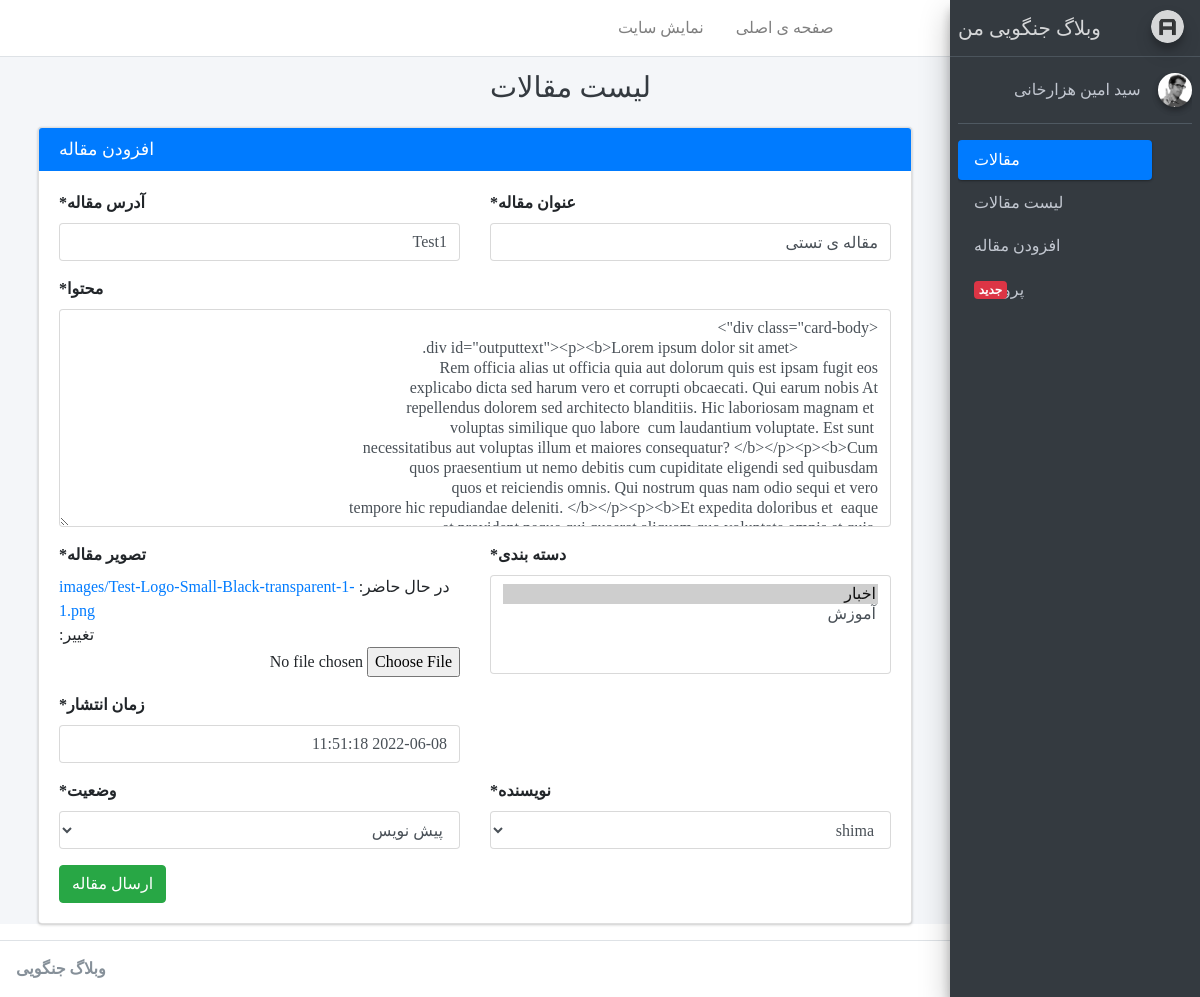
The app's page /account/article/update/7 (signed in), older data.
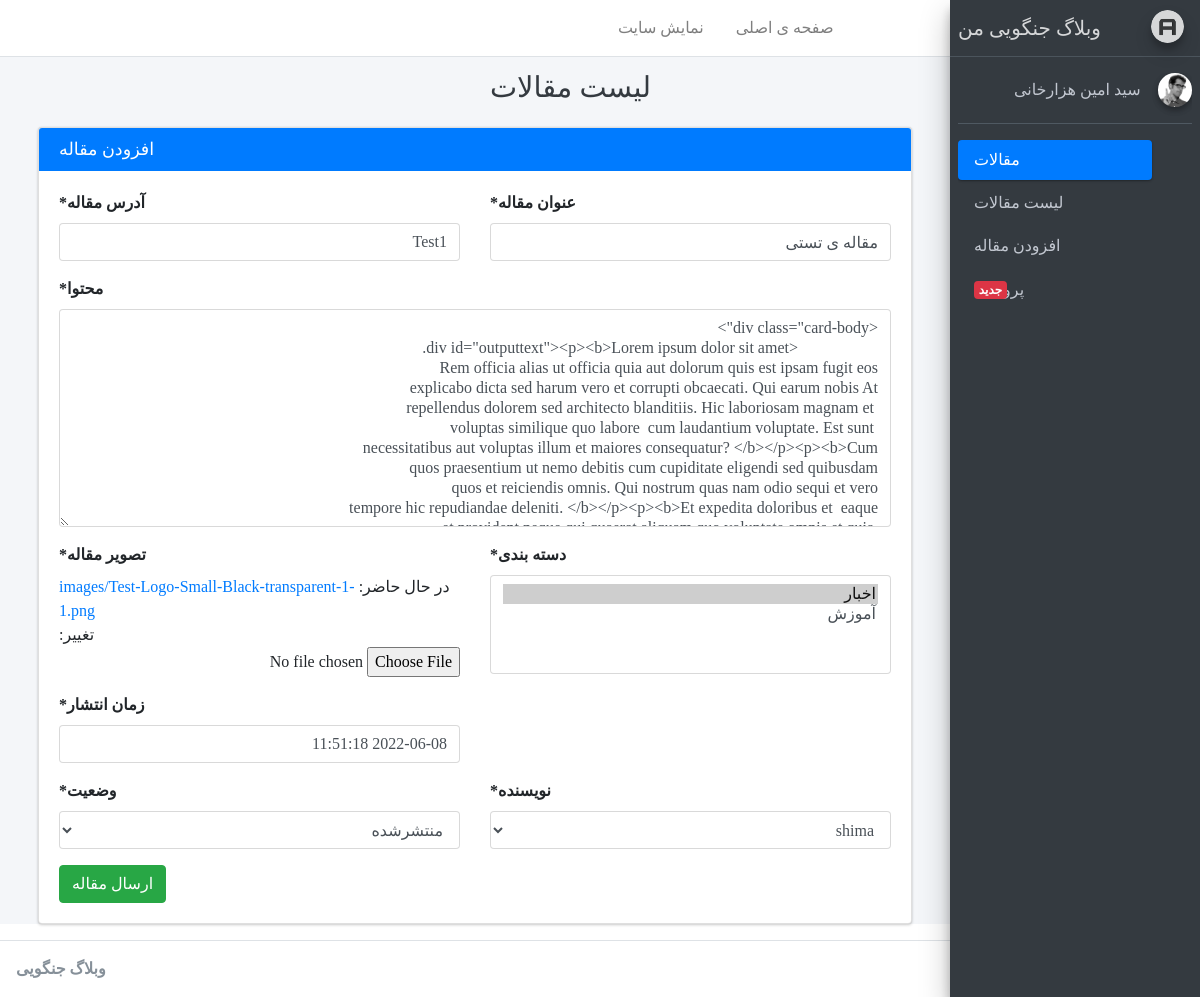
The same page, newer data.
### blog/models.py (models this page shows, shortened)
class Article(models.Model):
    STATUS_CHOICES=(
        ('d', 'پیش نویس'),        # draft
        ('p', 'منتشرشده'),        # publish
        ('i', 'در حال بررسی'),    # investigation
        ('b', 'برگشت داده شده'),   # back
    )
    author = models.ForeignKey(User, null=True, on_delete=models.SET_NULL, related_name='articles', verbose_name="نویسنده")
    title=models.CharField(max_length=200, verbose_name='عنوان مقاله')
    slug=models.SlugField(max_length=100, unique=True,verbose_name='آدرس مقاله')
    category=models.ManyToManyField(Category, verbose_name="دسته بندی", related_name="articles")
    description=models.TextField(verbose_name='محتوا')
    thumbnail=models.ImageField(upload_to="images",verbose_name='تصویر مقاله')
    publish=models.DateTimeField(default=timezone.now,verbose_name='زمان انتشار')
    created=models.DateTimeField(auto_now_add=True)
    updated=models.DateTimeField(auto_now=True)
    status=models.CharField(max_length=1, choices=STATUS_CHOICES,verbose_name='وضعیت')
    class Meta:
        verbose_name = "مقاله"
        verbose_name_plural = "مقالات"
        ordering=['-publish']
    def jpublish(self):
        return jalali_converter(self.publish)
    jpublish.short_description = "زمان انتشار"
    def thumbnail_tag(self):
        return format_html("<img width=100 height=75 style = 'border-radius: 13px'; src='{}'>".format(self.thumbnail.url))
    thumbnail_tag.short_description = "عکس مقاله"
    def category_to_str(self):
        return ", ".join([category.title for category in self.category.active()])
    category_to_str.short_description="دسته بندی"
    objects = ArticleManager()

### account/views.py (the view)
# urls.py: path('article/update/<int:pk>', ArticleUpdate.as_view(), name='article-update'),
class ArticleUpdate(AuthorAccessMixin,FormValidMixin,FieldsMixin,UpdateView):
    model = Article
    fields = ["author", "title", "slug", "category", "description", "thumbnail", "publish", "status",]
    template_name = 'registration/article-create-update.html'

### account/mixins.py (called while the page is built)
    def dispatch(self, request, *args, **kwargs):
        if request.user.is_superuser:
            self.fields = [
                "author", "title", "slug", "category",
                 "description", "thumbnail", "publish", "status",
                 ]
        elif request.user.is_author:
            self.fields = [
                 "title", "slug", "category",
                 "description", "thumbnail", "publish",
                 ]
        else:
            raise Http404("You can't see this page!!")
        return super().dispatch(request, *args, **kwargs)

    def dispatch(self, request, pk, *args, **kwargs):
        article = get_object_or_404(Article,pk=pk)
        if article.author == request.user and article.status in ['b', 'd'] or \
            request.user.is_superuser:
            return super().dispatch(request, *args, **kwargs)
        else:
            raise Http404("You can't see this page!!")

### blog/models.py (called while the page is built)
    def __str__(self):
        return self.title

### templates/registration/article-create-update.html
{% extends 'registration/base.html' %}
{% load crispy_forms_tags %}
{% block title %}{% block title-meta %}
    لیست مقالات
{% endblock %}{% endblock %}
{% block main %}
 <div class="col-md-12">
    <div class="card card-primary">
      <div class="card-header">
        <h3 class="card-title mb-0 float-left">افزودن مقاله</h3>
      </div>
        <div class="card-body">
            <form method="post" enctype="multipart/form-data">{% csrf_token %}
                <div class="row">
                <div class="col-6">
                    {{ form.title|as_crispy_field }}
                </div>
                <div class="col-6">
                    {{ form.slug|as_crispy_field }}
                </div>
                <div class="col-12">
                    {{ form.description|as_crispy_field }}
                </div>
                <div class="col-6">
                    {{ form.category|as_crispy_field }}
                </div>
                <div class="col-6">
                    {{ form.thumbnail|as_crispy_field }}
                    {{ form.publish|as_crispy_field }}
                </div>
                {% if user.is_superuser %}
                <div class="col-6">
                    {{ form.author|as_crispy_field }}
                </div>
                <div class="col-6">
                    {{ form.status|as_crispy_field }}
                </div>
                 {% endif %}
                </div>
                <button class="btn btn-success">ارسال مقاله</button>
            </form>
        </div>
</div>
 {% endblock %}

Row changes from the older to the newer data that the page shows:
changed Article "مقاله ی تستی": status "پیش نویس" → "منتشرشده"
